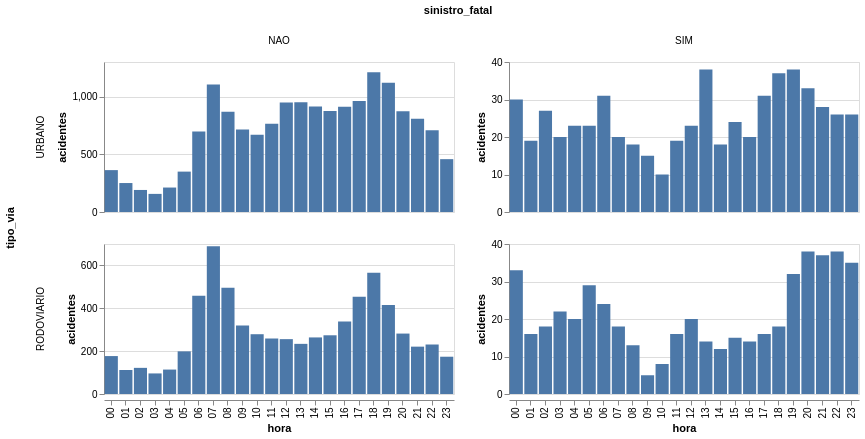

Notebook code cell kept with this figure:
### Code cell
df_sinistros.group_by('hora', 'tipo_via', 'sinistro_fatal').agg(pl.len().alias('acidentes')) \
    .plot.bar(x='hora', 
              y=alt.Y('acidentes').stack(None), 
              column='sinistro_fatal', 
              row='tipo_via') \
    .properties(height=150, width=350) \
    .resolve_scale(y='independent')

### Figure 1 — Vega-Lite specification as saved in the notebook (floating-point values rounded to 4 significant figures)
{"config": {"view": {"continuousWidth": 300, "continuousHeight": 300}}, "data": {"name": "data-ec4e8a74c3e7a82df045d65efcc51672"}, "mark": {"type": "bar", "tooltip": true}, "encoding": {"column": {"field": "sinistro_fatal", "sort": ["NAO", "SIM"], "type": "ordinal"}, "row": {"field": "tipo_via", "sort": ["URBANO", "RODOVIARIO"], "type": "ordinal"}, "x": {"field": "hora", "type": "nominal"}, "y": {"field": "acidentes", "stack": null, "type": "quantitative"}}, "height": 150, "params": [{"name": "param_1e9efca18e7a2868", "select": {"type": "interval", "encodings": ["x", "y"]}, "bind": "scales"}], "resolve": {"scale": {"y": "independent"}}, "width": 350, "$schema": "https://vega.github.io/schema/vega-lite/v6.4.1.json", "datasets": {"data-ec4e8a74c3e7a82df045d65efcc51672": [{"hora": "09", "tipo_via": "URBANO", "sinistro_fatal": "NAO", "acidentes": 716}, {"hora": "09", "tipo_via": "URBANO", "sinistro_fatal": "SIM", "acidentes": 15}, {"hora": "10", "tipo_via": "RODOVIARIO", "sinistro_fatal": "NAO", "acidentes": 279}, {"hora": "03", "tipo_via": "RODOVIARIO", "sinistro_fatal": "NAO", "acidentes": 96}, {"hora": "17", "tipo_via": "URBANO", "sinistro_fatal": "SIM", "acidentes": 31}, {"hora": "12", "tipo_via": "RODOVIARIO", "sinistro_fatal": "SIM", "acidentes": 20}, {"hora": "06", "tipo_via": "URBANO", "sinistro_fatal": "SIM", "acidentes": 31}, {"hora": "16", "tipo_via": "RODOVIARIO", "sinistro_fatal": "SIM", "acidentes": 14}, {"hora": "23", "tipo_via": "RODOVIARIO", "sinistro_fatal": "NAO", "acidentes": 174}, {"hora": "14", "tipo_via": "URBANO", "sinistro_fatal": "NAO", "acidentes": 914}, {"hora": "16", "tipo_via": "URBANO", "sinistro_fatal": "NAO", "acidentes": 913}, {"hora": "20", "tipo_via": "URBANO", "sinistro_fatal": "NAO", "acidentes": 874}, {"hora": "02", "tipo_via": "RODOVIARIO", "sinistro_fatal": "SIM", "acidentes": 18}, {"hora": "13", "tipo_via": "URBANO", "sinistro_fatal": "NAO", "acidentes": 952}, {"hora": "18", "tipo_via": "RODOVIARIO", "sinistro_fatal": "NAO", "acidentes": 566}, {"hora": "15", "tipo_via": "RODOVIARIO", "sinistro_fatal": "SIM", "acidentes": 15}, {"hora": "17", "tipo_via": "RODOVIARIO", "sinistro_fatal": "SIM", "acidentes": 16}, {"hora": "11", "tipo_via": "URBANO", "sinistro_fatal": "SIM", "acidentes": 19}, {"hora": "05", "tipo_via": "RODOVIARIO", "sinistro_fatal": "NAO", "acidentes": 199}, {"hora": "12", "tipo_via": "RODOVIARIO", "sinistro_fatal": "NAO", "acidentes": 256}, {"hora": "13", "tipo_via": "URBANO", "sinistro_fatal": "SIM", "acidentes": 38}, {"hora": "01", "tipo_via": "RODOVIARIO", "sinistro_fatal": "NAO", "acidentes": 112}, {"hora": "04", "tipo_via": "RODOVIARIO", "sinistro_fatal": "NAO", "acidentes": 114}, {"hora": "21", "tipo_via": "RODOVIARIO", "sinistro_fatal": "NAO", "acidentes": 221}, {"hora": "16", "tipo_via": "RODOVIARIO", "sinistro_fatal": "NAO", "acidentes": 338}, {"hora": "06", "tipo_via": "RODOVIARIO", "sinistro_fatal": "SIM", "acidentes": 24}, {"hora": "11", "tipo_via": "RODOVIARIO", "sinistro_fatal": "SIM", "acidentes": 16}, {"hora": "14", "tipo_via": "RODOVIARIO", "sinistro_fatal": "NAO", "acidentes": 264}, {"hora": "07", "tipo_via": "URBANO", "sinistro_fatal": "NAO", "acidentes": 1105}, {"hora": "07", "tipo_via": "RODOVIARIO", "sinistro_fatal": "NAO", "acidentes": 690}, {"hora": "10", "tipo_via": "URBANO", "sinistro_fatal": "NAO", "acidentes": 669}, {"hora": "05", "tipo_via": "URBANO", "sinistro_fatal": "NAO", "acidentes": 350}, {"hora": "19", "tipo_via": "URBANO", "sinistro_fatal": "SIM", "acidentes": 38}, {"hora": "00", "tipo_via": "RODOVIARIO", "sinistro_fatal": "NAO", "acidentes": 177}, {"hora": "02", "tipo_via": "URBANO", "sinistro_fatal": "SIM", "acidentes": 27}, {"hora": "08", "tipo_via": "RODOVIARIO", "sinistro_fatal": "NAO", "acidentes": 496}, {"hora": "17", "tipo_via": "URBANO", "sinistro_fatal": "NAO", "acidentes": 963}, {"hora": "21", "tipo_via": "URBANO", "sinistro_fatal": "NAO", "acidentes": 808}, {"hora": "13", "tipo_via": "RODOVIARIO", "sinistro_fatal": "NAO", "acidentes": 234}, {"hora": "09", "tipo_via": "RODOVIARIO", "sinistro_fatal": "SIM", "acidentes": 5}, {"hora": "08", "tipo_via": "RODOVIARIO", "sinistro_fatal": "SIM", "acidentes": 13}, {"hora": "01", "tipo_via": "URBANO", "sinistro_fatal": "NAO", "acidentes": 251}, {"hora": "22", "tipo_via": "URBANO", "sinistro_fatal": "SIM", "acidentes": 26}, {"hora": "05", "tipo_via": "URBANO", "sinistro_fatal": "SIM", "acidentes": 23}, {"hora": "22", "tipo_via": "URBANO", "sinistro_fatal": "NAO", "acidentes": 708}, {"hora": "18", "tipo_via": "URBANO", "sinistro_fatal": "SIM", "acidentes": 37}, {"hora": "05", "tipo_via": "RODOVIARIO", "sinistro_fatal": "SIM", "acidentes": 29}, {"hora": "06", "tipo_via": "URBANO", "sinistro_fatal": "NAO", "acidentes": 698}, {"hora": "13", "tipo_via": "RODOVIARIO", "sinistro_fatal": "SIM", "acidentes": 14}, {"hora": "22", "tipo_via": "RODOVIARIO", "sinistro_fatal": "SIM", "acidentes": 38}, {"hora": "02", "tipo_via": "RODOVIARIO", "sinistro_fatal": "NAO", "acidentes": 122}, {"hora": "00", "tipo_via": "URBANO", "sinistro_fatal": "SIM", "acidentes": 30}, {"hora": "06", "tipo_via": "RODOVIARIO", "sinistro_fatal": "NAO", "acidentes": 459}, {"hora": "20", "tipo_via": "URBANO", "sinistro_fatal": "SIM", "acidentes": 33}, {"hora": "10", "tipo_via": "RODOVIARIO", "sinistro_fatal": "SIM", "acidentes": 8}, {"hora": "23", "tipo_via": "RODOVIARIO", "sinistro_fatal": "SIM", "acidentes": 35}, {"hora": "03", "tipo_via": "URBANO", "sinistro_fatal": "NAO", "acidentes": 157}, {"hora": "07", "tipo_via": "RODOVIARIO", "sinistro_fatal": "SIM", "acidentes": 18}, {"hora": "01", "tipo_via": "URBANO", "sinistro_fatal": "SIM", "acidentes": 19}, {"hora": "11", "tipo_via": "RODOVIARIO", "sinistro_fatal": "NAO", "acidentes": 259}, {"hora": "15", "tipo_via": "URBANO", "sinistro_fatal": "NAO", "acidentes": 875}, {"hora": "02", "tipo_via": "URBANO", "sinistro_fatal": "NAO", "acidentes": 191}, {"hora": "09", "tipo_via": "RODOVIARIO", "sinistro_fatal": "NAO", "acidentes": 320}, {"hora": "21", "tipo_via": "URBANO", "sinistro_fatal": "SIM", "acidentes": 28}, {"hora": "18", "tipo_via": "RODOVIARIO", "sinistro_fatal": "SIM", "acidentes": 18}, {"hora": "11", "tipo_via": "URBANO", "sinistro_fatal": "NAO", "acidentes": 765}, {"hora": "03", "tipo_via": "URBANO", "sinistro_fatal": "SIM", "acidentes": 20}, {"hora": "19", "tipo_via": "URBANO", "sinistro_fatal": "NAO", "acidentes": 1121}, {"hora": "17", "tipo_via": "RODOVIARIO", "sinistro_fatal": "NAO", "acidentes": 454}, {"hora": "03", "tipo_via": "RODOVIARIO", "sinistro_fatal": "SIM", "acidentes": 22}, {"hora": "15", "tipo_via": "URBANO", "sinistro_fatal": "SIM", "acidentes": 24}, {"hora": "18", "tipo_via": "URBANO", "sinistro_fatal": "NAO", "acidentes": 1211}, {"hora": "08", "tipo_via": "URBANO", "sinistro_fatal": "SIM", "acidentes": 18}, {"hora": "00", "tipo_via": "RODOVIARIO", "sinistro_fatal": "SIM", "acidentes": 33}, {"hora": "07", "tipo_via": "URBANO", "sinistro_fatal": "SIM", "acidentes": 20}, {"hora": "22", "tipo_via": "RODOVIARIO", "sinistro_fatal": "NAO", "acidentes": 231}, {"hora": "04", "tipo_via": "RODOVIARIO", "sinistro_fatal": "SIM", "acidentes": 20}, {"hora": "10", "tipo_via": "URBANO", "sinistro_fatal": "SIM", "acidentes": 10}, {"hora": "12", "tipo_via": "URBANO", "sinistro_fatal": "NAO", "acidentes": 948}, {"hora": "19", "tipo_via": "RODOVIARIO", "sinistro_fatal": "NAO", "acidentes": 415}, {"hora": "08", "tipo_via": "URBANO", "sinistro_fatal": "NAO", "acidentes": 869}, {"hora": "01", "tipo_via": "RODOVIARIO", "sinistro_fatal": "SIM", "acidentes": 16}, {"hora": "14", "tipo_via": "URBANO", "sinistro_fatal": "SIM", "acidentes": 18}, {"hora": "04", "tipo_via": "URBANO", "sinistro_fatal": "SIM", "acidentes": 23}, {"hora": "15", "tipo_via": "RODOVIARIO", "sinistro_fatal": "NAO", "acidentes": 274}, {"hora": "04", "tipo_via": "URBANO", "sinistro_fatal": "NAO", "acidentes": 212}, {"hora": "20", "tipo_via": "RODOVIARIO", "sinistro_fatal": "SIM", "acidentes": 38}, {"hora": "21", "tipo_via": "RODOVIARIO", "sinistro_fatal": "SIM", "acidentes": 37}, {"hora": "23", "tipo_via": "URBANO", "sinistro_fatal": "NAO", "acidentes": 458}, {"hora": "20", "tipo_via": "RODOVIARIO", "sinistro_fatal": "NAO", "acidentes": 282}, {"hora": "16", "tipo_via": "URBANO", "sinistro_fatal": "SIM", "acidentes": 20}, {"hora": "12", "tipo_via": "URBANO", "sinistro_fatal": "SIM", "acidentes": 23}, {"hora": "00", "tipo_via": "URBANO", "sinistro_fatal": "NAO", "acidentes": 363}, {"hora": "19", "tipo_via": "RODOVIARIO", "sinistro_fatal": "SIM", "acidentes": 32}, {"hora": "23", "tipo_via": "URBANO", "sinistro_fatal": "SIM", "acidentes": 26}, {"hora": "14", "tipo_via": "RODOVIARIO", "sinistro_fatal": "SIM", "acidentes": 12}]}}
